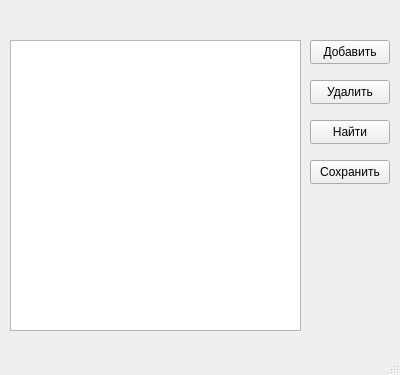
<?xml version="1.0" encoding="UTF-8"?>
<ui version="4.0">
 <class>currentChoosenStore</class>
 <widget class="QMainWindow" name="currentChoosenStore">
  <property name="geometry">
   <rect>
    <x>0</x>
    <y>0</y>
    <width>400</width>
    <height>375</height>
   </rect>
  </property>
  <property name="minimumSize">
   <size>
    <width>400</width>
    <height>375</height>
   </size>
  </property>
  <property name="maximumSize">
   <size>
    <width>400</width>
    <height>375</height>
   </size>
  </property>
  <property name="windowTitle">
   <string>MainWindow</string>
  </property>
  <widget class="QWidget" name="centralwidget">
   <widget class="QTableView" name="tableView">
    <property name="geometry">
     <rect>
      <x>10</x>
      <y>40</y>
      <width>291</width>
      <height>291</height>
     </rect>
    </property>
   </widget>
   <widget class="QPushButton" name="addItem">
    <property name="geometry">
     <rect>
      <x>310</x>
      <y>40</y>
      <width>80</width>
      <height>24</height>
     </rect>
    </property>
    <property name="text">
     <string>Добавить</string>
    </property>
   </widget>
   <widget class="QPushButton" name="deleteItem">
    <property name="geometry">
     <rect>
      <x>310</x>
      <y>80</y>
      <width>80</width>
      <height>24</height>
     </rect>
    </property>
    <property name="text">
     <string>Удалить</string>
    </property>
   </widget>
   <widget class="QPushButton" name="findItem">
    <property name="geometry">
     <rect>
      <x>310</x>
      <y>120</y>
      <width>80</width>
      <height>24</height>
     </rect>
    </property>
    <property name="text">
     <string>Найти</string>
    </property>
   </widget>
   <widget class="QPushButton" name="saveChanges">
    <property name="geometry">
     <rect>
      <x>310</x>
      <y>160</y>
      <width>80</width>
      <height>24</height>
     </rect>
    </property>
    <property name="text">
     <string>Сохранить</string>
    </property>
   </widget>
   <widget class="QLabel" name="storageName">
    <property name="geometry">
     <rect>
      <x>10</x>
      <y>10</y>
      <width>381</width>
      <height>20</height>
     </rect>
    </property>
    <property name="text">
     <string/>
    </property>
   </widget>
  </widget>
  <widget class="QMenuBar" name="menubar">
   <property name="geometry">
    <rect>
     <x>0</x>
     <y>0</y>
     <width>400</width>
     <height>21</height>
    </rect>
   </property>
  </widget>
  <widget class="QStatusBar" name="statusbar"/>
 </widget>
 <resources/>
 <connections/>
</ui>
